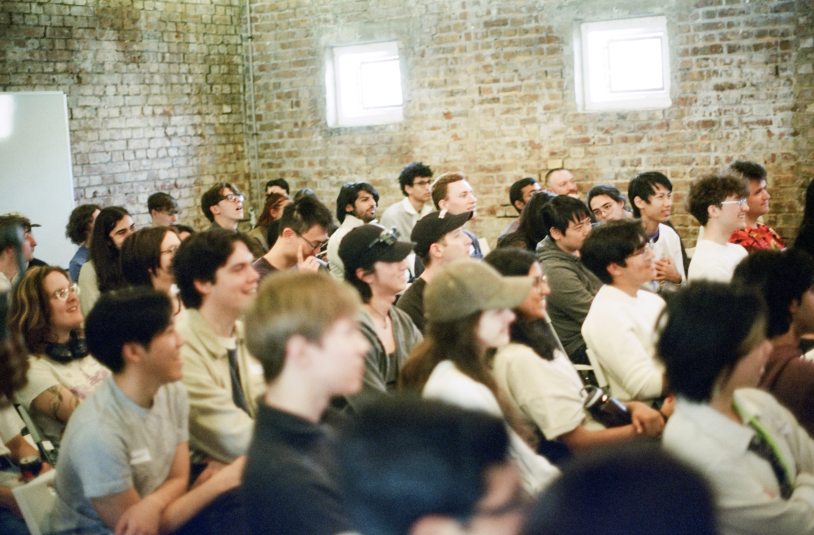
#> input picture src/assets/audience.png, 1628 x 1070 px (shown at 1/2 size)
$ python dither_image.py
#> lines starting #> are read from the running program, lines starting #| are printed output that depends on the picture
from PIL import Image

def dither_image(input_image_path, output_image_path, scale_factor=1, num_colors=16):
    # Open the input image
#> called with input_image_path = './src/assets/audience.png', output_image_path = 'dithered_image.png', scale_factor = 1, num_colors = 16
    image = Image.open(input_image_path)
#> image is the input picture: PIL image 1628x1070 RGBA; mean R, G, B, A 138.5, 131.1, 113.4, 255

    # Convert the image to a limited color palette
    palette_image = image.convert("P", palette=Image.ADAPTIVE, colors=num_colors)
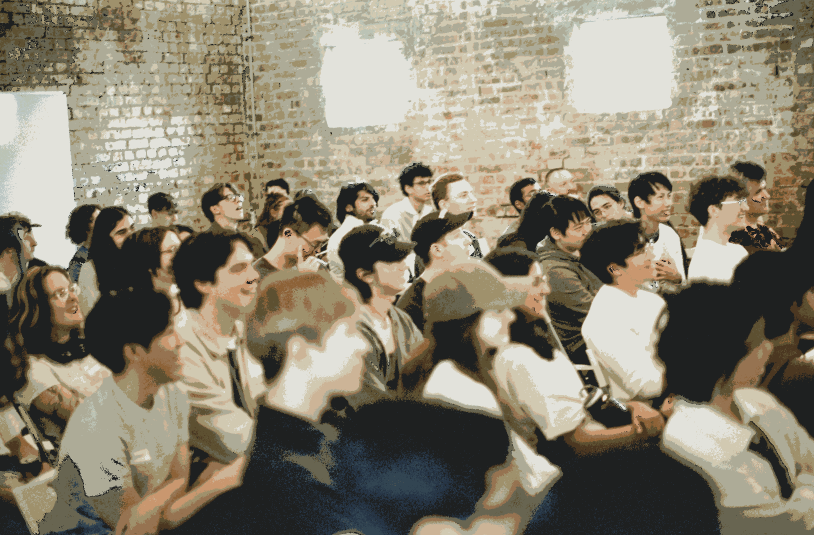
#> palette_image: PIL image 1628x1070 P (shown at 1/2 size); mean R, G, B 137.4, 130.1, 112.5

    # Resize the image to make pixels larger
    larger_image = palette_image.resize(
        (palette_image.width * scale_factor, palette_image.height * scale_factor),
        Image.NEAREST
    )

    # Save the dithered image with colors
    larger_image.save(output_image_path)
    print(f"Dithered image saved as {output_image_path}")

if __name__ == "__main__":
    input_path = "./src/assets/audience.png"  # Replace with your input image path
    output_path = "dithered_image.png"  # Replace with your desired output path
    dither_image(input_path, output_path)

$ run again, with src/assets/group.png copied over src/assets/audience.png
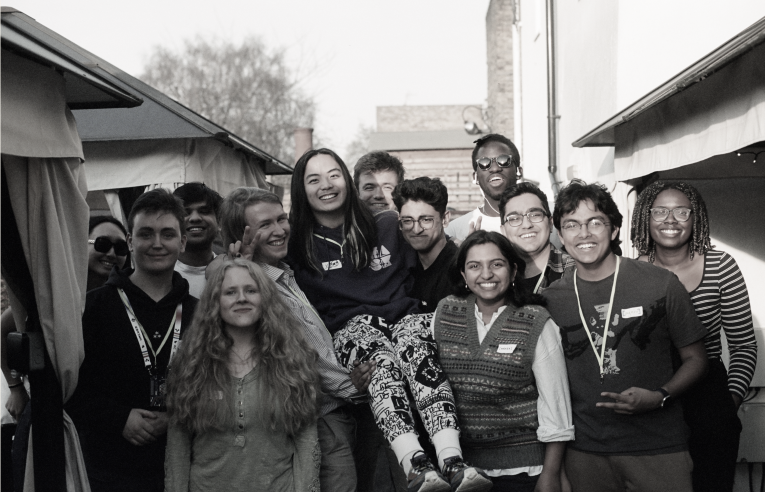
#> input picture src/assets/group.png, 1530 x 984 px (shown at 1/2 size)
#> in dither_image, image is the input picture: PIL image 1530x984 RGBA; mean R, G, B, A 108.5, 107.1, 106, 255
#> in dither_image, `palette_image = image.convert("P", palette=Image.ADAPTIVE, colors=num_..`:
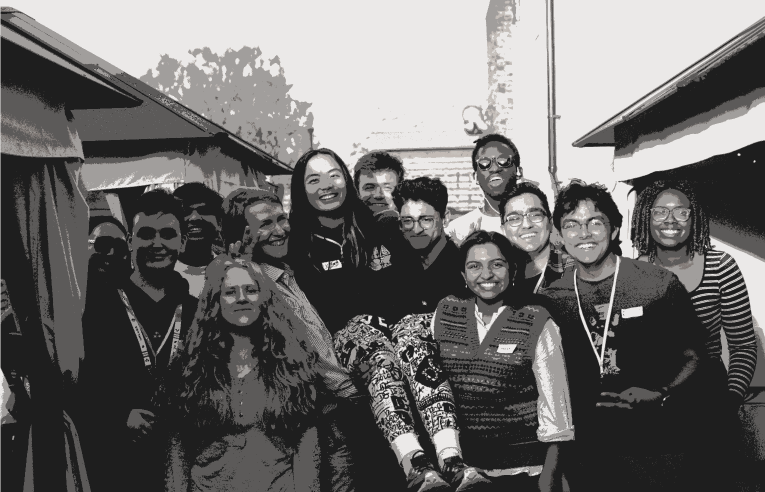
#> palette_image: PIL image 1530x984 P (shown at 1/2 size); mean R, G, B 107.8, 106.4, 105.7
